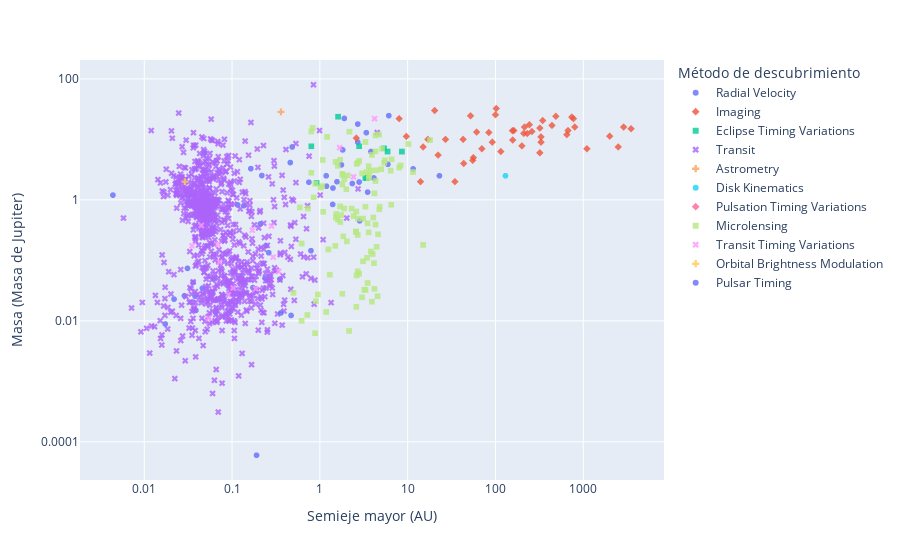

Notebook cell for this chart:
### Code cell
import plotly.express as px

fig = px.scatter(df, y = 'pl_massj', x = 'pl_orbsmax', color = 'discoverymethod', symbol = 'discoverymethod', opacity = 0.8, hover_name = 'pl_name', hover_data = {'pl_massj': True, 'pl_orbsmax' : True, 'discoverymethod': True, 'pl_name': False}, labels = {'discoverymethod': 'Método de descubrimiento'  , 'pl_massj': 'Masa', 'pl_orbsmax' : 'Semieje mayor', 'Radial Velocity' : })
fig.update_xaxes(type="log", title = 'Semieje mayor (AU)')
fig.update_yaxes(type="log", title = 'Masa (Masa de Jupiter)', tickvals = [0.0001, 0.01, 1, 100], ticktext = ['0.0001', '0.01', '1', '100'], tickmode = 'array')
fig.show()

### Figure 1 — Plotly figure (JSON) as saved in the notebook; plotly's stock layout.template omitted (floating-point values rounded to 4 significant figures; data arrays with more than 128 entries replaced by an {"elided": "..."} marker saying what was removed)
{"data": [{"customdata": {"elided": "858x2 str values"}, "hovertemplate": "<b>%{hovertext}</b><br><br>Método de descubrimiento=%{customdata[0]}<br>Semieje mayor=%{x}<br>Masa=%{y}<extra></extra>", "hovertext": {"elided": "858 str values"}, "legendgroup": "Radial Velocity", "marker": {"color": "#636efa", "opacity": 0.8, "symbol": "circle"}, "mode": "markers", "name": "Radial Velocity", "showlegend": true, "type": "scattergl", "x": {"elided": "858 float values"}, "xaxis": "x", "y": {"elided": "858 float values"}, "yaxis": "y"}, {"customdata": [["Imaging", "1RXS J160929.1-210524 b"], ["Imaging", "2MASS J01033563-5515561 AB b"], ["Imaging", "2MASS J01225093-2439505 b"], ["Imaging", "2MASS J02192210-3925225 b"], ["Imaging", "2MASS J04414489+2301513 b"], ["Imaging", "2MASS J12073346-3932539 b"], ["Imaging", "2MASS J21402931+1625183 A b"], ["Imaging", "2MASS J22362452+4751425 b"], ["Imaging", "51 Eri b"], ["Imaging", "AB Pic b"], ["Imaging", "CFBDSIR J145829+101343 b"], ["Imaging", "CFHTWIR-Oph 98 b"], ["Imaging", "CHXR 73 b"], ["Imaging", "CT Cha b"], ["Imaging", "DH Tau b"], ["Imaging", "FU Tau b"], ["Imaging", "GJ 504 b"], ["Imaging", "GQ Lup b"], ["Imaging", "GSC 06214-00210 b"], ["Imaging", "GU Psc b"], ["Imaging", "HD 106906 b"], ["Imaging", "HD 203030 b"], ["Imaging", "HD 95086 b"], ["Imaging", "HIP 65426 b"], ["Imaging", "HIP 78530 b"], ["Imaging", "HIP 79098 AB b"], ["Imaging", "HN Peg b"], ["Imaging", "HR 2562 b"], ["Imaging", "HR 8799 b"], ["Imaging", "HR 8799 c"], ["Imaging", "HR 8799 d"], ["Imaging", "HR 8799 e"], ["Imaging", "Oph 11 b"], ["Imaging", "PDS 70 b"], ["Imaging", "PDS 70 c"], ["Imaging", "ROXs 12 b"], ["Imaging", "ROXs 42 B b"], ["Imaging", "Ross 458 c"], ["Imaging", "SR 12 AB c"], ["Imaging", "TYC 8998-760-1 b"], ["Imaging", "TYC 8998-760-1 c"], ["Imaging", "USco CTIO 108 b"], ["Imaging", "USco1556 b"], ["Imaging", "USco1621 b"], ["Imaging", "VHS J125601.92-125723.9 b"], ["Imaging", "WD 0806-661 b"], ["Imaging", "WISEP J121756.91+162640.2 A b"], ["Imaging", "YSES 2 b"], ["Imaging", "bet Pic b"], ["Imaging", "kap And b"]], "hovertemplate": "<b>%{hovertext}</b><br><br>Método de descubrimiento=%{customdata[0]}<br>Semieje mayor=%{x}<br>Masa=%{y}<extra></extra>", "hovertext": ["1RXS J160929.1-210524 b", "2MASS J01033563-5515561 AB b", "2MASS J01225093-2439505 b", "2MASS J02192210-3925225 b", "2MASS J04414489+2301513 b", "2MASS J12073346-3932539 b", "2MASS J21402931+1625183 A b", "2MASS J22362452+4751425 b", "51 Eri b", "AB Pic b", "CFBDSIR J145829+101343 b", "CFHTWIR-Oph 98 b", "CHXR 73 b", "CT Cha b", "DH Tau b", "FU Tau b", "GJ 504 b", "GQ Lup b", "GSC 06214-00210 b", "GU Psc b", "HD 106906 b", "HD 203030 b", "HD 95086 b", "HIP 65426 b", "HIP 78530 b", "HIP 79098 AB b", "HN Peg b", "HR 2562 b", "HR 8799 b", "HR 8799 c", "HR 8799 d", "HR 8799 e", "Oph 11 b", "PDS 70 b", "PDS 70 c", "ROXs 12 b", "ROXs 42 B b", "Ross 458 c", "SR 12 AB c", "TYC 8998-760-1 b", "TYC 8998-760-1 c", "USco CTIO 108 b", "USco1556 b", "USco1621 b", "VHS J125601.92-125723.9 b", "WD 0806-661 b", "WISEP J121756.91+162640.2 A b", "YSES 2 b", "bet Pic b", "kap And b"], "legendgroup": "Imaging", "marker": {"color": "#EF553B", "opacity": 0.8, "symbol": "diamond"}, "mode": "markers", "name": "Imaging", "showlegend": true, "type": "scattergl", "x": [330, 84, 52, 156, 15, 55, null, 230, 14, 260, 2.6, 200, 210, 440, 330, 800, 43.5, 100, 320, 2000, 650, 487.1, 56, 92, 740, 345, 773, 20.3, 70, 42.81, 26.97, 16.99, 243, 22.2, 34.5, 214, 157, 1100, null, 162, 320, 670, 3500, 2880, 102, 2500, 8, 115, 9.66, 61], "xaxis": "x", "y": [9, 13, 24.5, 13.9, 7.5, 4.5, 20.95, 12.5, 2, 13.5, 10.5, 7.8, 12.57, 17, 11, 16, 4, 25.5, 15.38, 11.3, 11.97, 24.09, 5, 9, 23.35, 20.5, 22.0, 30, 7, 10, 10, 10, 17.5, 5.5, 2, 16, 9.75, 7, 13, 14, 6, 14, 15, 16, 32.43, 7.5, 22, 6.3, 11.18, 13.21], "yaxis": "y"}, {"customdata": [["Eclipse Timing Variations", "2MASS J19383260+4603591 b"], ["Eclipse Timing Variations", "DE CVn b"], ["Eclipse Timing Variations", "DP Leo b"], ["Eclipse Timing Variations", "HW Vir b"], ["Eclipse Timing Variations", "KIC 5095269 b"], ["Eclipse Timing Variations", "MXB 1658-298 b"], ["Eclipse Timing Variations", "NN Ser c"], ["Eclipse Timing Variations", "NN Ser d"], ["Eclipse Timing Variations", "NSVS 14256825 b"], ["Eclipse Timing Variations", "NY Vir b"], ["Eclipse Timing Variations", "NY Vir c"], ["Eclipse Timing Variations", "RR Cae b"], ["Eclipse Timing Variations", "UZ For b"], ["Eclipse Timing Variations", "UZ For c"]], "hovertemplate": "<b>%{hovertext}</b><br><br>Método de descubrimiento=%{customdata[0]}<br>Semieje mayor=%{x}<br>Masa=%{y}<extra></extra>", "hovertext": ["2MASS J19383260+4603591 b", "DE CVn b", "DP Leo b", "HW Vir b", "KIC 5095269 b", "MXB 1658-298 b", "NN Ser c", "NN Ser d", "NSVS 14256825 b", "NY Vir b", "NY Vir c", "RR Cae b", "UZ For b", "UZ For c"], "legendgroup": "Eclipse Timing Variations", "marker": {"color": "#00cc96", "opacity": 0.8, "symbol": "square"}, "mode": "markers", "name": "Eclipse Timing Variations", "showlegend": true, "type": "scattergl", "x": [0.92, 5.75, 8.6, 4.69, 0.8, 1.613, 5.38, 3.43, 3.12, 3.3, null, 5.3, 5.9, 2.8], "xaxis": "x", "y": [1.9, null, 6.28, null, 7.693, 23.7, 7.12, 2.29, null, 2.3, null, null, 6.3, 7.7], "yaxis": "y"}, {"customdata": {"elided": "3337x2 str values"}, "hovertemplate": "<b>%{hovertext}</b><br><br>Método de descubrimiento=%{customdata[0]}<br>Semieje mayor=%{x}<br>Masa=%{y}<extra></extra>", "hovertext": {"elided": "3337 str values"}, "legendgroup": "Transit", "marker": {"color": "#ab63fa", "opacity": 0.8, "symbol": "x"}, "mode": "markers", "name": "Transit", "showlegend": true, "type": "scattergl", "x": {"elided": "3337 float values"}, "xaxis": "x", "y": {"elided": "3337 float values"}, "yaxis": "y"}, {"customdata": [["Astrometry", "DENIS-P J082303.1-491201 b"]], "hovertemplate": "<b>%{hovertext}</b><br><br>Método de descubrimiento=%{customdata[0]}<br>Semieje mayor=%{x}<br>Masa=%{y}<extra></extra>", "hovertext": ["DENIS-P J082303.1-491201 b"], "legendgroup": "Astrometry", "marker": {"color": "#FFA15A", "opacity": 0.8, "symbol": "cross"}, "mode": "markers", "name": "Astrometry", "showlegend": true, "type": "scattergl", "x": [0.36], "xaxis": "x", "y": [28.5], "yaxis": "y"}, {"customdata": [["Disk Kinematics", "HD 97048 b"]], "hovertemplate": "<b>%{hovertext}</b><br><br>Método de descubrimiento=%{customdata[0]}<br>Semieje mayor=%{x}<br>Masa=%{y}<extra></extra>", "hovertext": ["HD 97048 b"], "legendgroup": "Disk Kinematics", "marker": {"color": "#19d3f3", "opacity": 0.8, "symbol": "circle"}, "mode": "markers", "name": "Disk Kinematics", "showlegend": true, "type": "scattergl", "x": [130], "xaxis": "x", "y": [2.5], "yaxis": "y"}, {"customdata": [["Pulsation Timing Variations", "KIC 7917485 b"], ["Pulsation Timing Variations", "V0391 Peg b"]], "hovertemplate": "<b>%{hovertext}</b><br><br>Método de descubrimiento=%{customdata[0]}<br>Semieje mayor=%{x}<br>Masa=%{y}<extra></extra>", "hovertext": ["KIC 7917485 b", "V0391 Peg b"], "legendgroup": "Pulsation Timing Variations", "marker": {"color": "#FF6692", "opacity": 0.8, "symbol": "diamond"}, "mode": "markers", "name": "Pulsation Timing Variations", "showlegend": true, "type": "scattergl", "x": [null, 1.7], "xaxis": "x", "y": [null, null], "yaxis": "y"}, {"customdata": {"elided": "108x2 str values"}, "hovertemplate": "<b>%{hovertext}</b><br><br>Método de descubrimiento=%{customdata[0]}<br>Semieje mayor=%{x}<br>Masa=%{y}<extra></extra>", "hovertext": ["KMT-2016-BLG-0212L b", "KMT-2016-BLG-1107L b", "KMT-2016-BLG-1397L b", "KMT-2016-BLG-1820L b", "KMT-2016-BLG-1836L b", "KMT-2016-BLG-2142L b", "KMT-2016-BLG-2364L b", "KMT-2016-BLG-2397L b", "KMT-2017-BLG-0165L b", "KMT-2017-BLG-1038L b", "KMT-2017-BLG-1146L b", "KMT-2018-BLG-0029L b", "KMT-2018-BLG-0748L b", "KMT-2018-BLG-1292L b", "KMT-2018-BLG-1990L b", "KMT-2019-BLG-0842L b", "KMT-2019-BLG-1339L b", "KMT-2019-BLG-1953L b", "MOA-2007-BLG-192L b", "MOA-2007-BLG-400L b", "MOA-2008-BLG-310L b", "MOA-2008-BLG-379L b", "MOA-2009-BLG-266L b", "MOA-2009-BLG-319L b", "MOA-2009-BLG-387L b", "MOA-2010-BLG-073L b", "MOA-2010-BLG-117L b", "MOA-2010-BLG-328L b", "MOA-2010-BLG-353L b", "MOA-2010-BLG-477L b", "MOA-2011-BLG-028L b", "MOA-2011-BLG-262L b", "MOA-2011-BLG-291L b", "MOA-2011-BLG-293L b", "MOA-2011-BLG-322L b", "MOA-2012-BLG-006L b", "MOA-2012-BLG-505L b", "MOA-2013-BLG-220L b", "MOA-2013-BLG-605L b", "MOA-2015-BLG-337L b", "MOA-2016-BLG-227L b", "MOA-2016-BLG-319L b", "MOA-bin-1L b", "MOA-bin-29 b", "OGLE-2003-BLG-235L b", "OGLE-2005-BLG-071L b", "OGLE-2005-BLG-169L b", "OGLE-2005-BLG-390L b", "OGLE-2006-BLG-109L b", "OGLE-2006-BLG-109L c", "OGLE-2007-BLG-349L AB c", "OGLE-2007-BLG-368L b", "OGLE-2008-BLG-092L b", "OGLE-2008-BLG-355L b", "OGLE-2011-BLG-0173L b", "OGLE-2011-BLG-0251L b", "OGLE-2011-BLG-0265L b", "OGLE-2012-BLG-0026L b", "OGLE-2012-BLG-0026L c", "OGLE-2012-BLG-0358L b", "OGLE-2012-BLG-0406L b", "OGLE-2012-BLG-0563L b", "OGLE-2012-BLG-0724L b", "OGLE-2012-BLG-0838L b", "OGLE-2012-BLG-0950L b", "OGLE-2013-BLG-0102L b", "OGLE-2013-BLG-0132L b", "OGLE-2013-BLG-0341L B b", "OGLE-2013-BLG-0911L b", "OGLE-2013-BLG-1721L b", "OGLE-2013-BLG-1761L b", "OGLE-2014-BLG-0124L b", "OGLE-2014-BLG-0676L b", "OGLE-2014-BLG-1722L b", "OGLE-2014-BLG-1722L c", "OGLE-2014-BLG-1760L b", "OGLE-2015-BLG-0051L b", "OGLE-2015-BLG-0954L b", "OGLE-2015-BLG-0966L b", "OGLE-2015-BLG-1649L b", "OGLE-2015-BLG-1670L b", "OGLE-2015-BLG-1771L b", "OGLE-2016-BLG-0263L b", "OGLE-2016-BLG-0613L AB b", "OGLE-2016-BLG-1067L b", "OGLE-2016-BLG-1190L b", "OGLE-2016-BLG-1195L b", "OGLE-2016-BLG-1227L b", "OGLE-2017-BLG-0173L b", "OGLE-2017-BLG-0373L b", "OGLE-2017-BLG-0406L b", "OGLE-2017-BLG-0482L b", "OGLE-2017-BLG-0604L b", "OGLE-2017-BLG-1049L b", "OGLE-2017-BLG-1140L b", "OGLE-2017-BLG-1375L b", "OGLE-2017-BLG-1434L b", "OGLE-2017-BLG-1522L b", "OGLE-2018-BLG-0596L b", "OGLE-2018-BLG-0677L b", "OGLE-2018-BLG-0740L b", "OGLE-2018-BLG-1011L b", "OGLE-2018-BLG-1011L c", "OGLE-2018-BLG-1269L b", "OGLE-2018-BLG-1428L b", "OGLE-2018-BLG-1700L b", "TCP J05074264+2447555 b", "UKIRT-2017-BLG-001L b"], "legendgroup": "Microlensing", "marker": {"color": "#B6E880", "opacity": 0.8, "symbol": "square"}, "mode": "markers", "name": "Microlensing", "showlegend": true, "type": "scattergl", "x": [5.5, 1.065, 5.1, 1.08, 3.6, 0.83, 2.63, 3.64, 3.45, 1.9, 1.7, 4.54, 0.62, 6.56, 1.521, 3.31, 4.3, null, 0.62, 6.5, 1.25, 2.7, 3.2, 2.03, 1.8, 1.21, 2.42, 3.8, 1.85, 2, 4.14, 0.95, 1.3, 3.4, 4.3, 10.2, 0.9, 3.03, 4.18, 3.3, 1.51, 1.09, 8.3, 1.54, 4.3, 3.6, 3.5, 2.6, 2.3, 4.6, 2.59, 2.8, 15, 1.7, 8, 2.72, 1.89, 4, 4.8, 0.89, 3.8, 4.3, 1.6, 4.43, 3.1, 0.8, 3.6, 0.883, 17.98, 2.6, 1.8, 3.11, 4.4, 1.5, 2.7, 1.75, 0.73, 1.6, 2.7, 2.07, 2.62, 0.85, 5.4, 6.4, 1.71, 2.17, 2.15, 11.5, 3.913, 2.575, 3.5, 1.8, 4.06, 3.92, 1.02, 4.72, 1.18, 0.59, 3.02, 0.72, 5, 1.8, 0.8, 4.75, 3.3, 2.8, 0.5, 4.18], "xaxis": "x", "y": [4.518, 1.686, 7, 4.57, 2.286, 15.49, 3.93, 2.525, 0.11, 2.2, 0.78, 0.0256, 0.19, 4.685, 0.511, 0.03234, 6.355, 0.64, 0.01, 0.83, 0.1518, 4.1, 0.0327, 0.206, 2.6, 11, 0.54, 0.1399, 0.25, 1.5, 0.09, 0.02725, 0.058, 2.88, 11.6, 8.4, 0.0211, 2.74, 0.03388, 9.053, 4.25, 0.635, 3.7, 0.5833, 2.05, 3.6, 0.0423, 0.017, 0.7185, 0.27, 0.3, 0.06, 0.18, 4.6, 3.417, 0.49, 0.72, 0.1275, 0.77, 1.853, 3.043, 0.39, 0.47, 0.167, 0.09658, 13.5, 0.29, 0.00626, 9.715, 0.64, 2.7, 0.49, 3.09, 0.1735, 0.2625, 0.56, 0.72, 3.65, 0.066, 2.54, 0.0563, 1.104, 4.1, 3.045, 0.43, 13.38, 0.0068, 2.885, 0.02077, 0.295, 0.41, 0.028, 0.51, 5.53, 1.605, 12.01, 0.014, 0.75, 0.02447, 0.0125, 3.217, 1.8, 2.8, 0.7, 0.77, 4.4, 0.029, 1.28], "yaxis": "y"}, {"customdata": [["Transit Timing Variations", "Kepler-122 f"], ["Transit Timing Variations", "Kepler-160 d"], ["Transit Timing Variations", "Kepler-19 c"], ["Transit Timing Variations", "Kepler-338 e"], ["Transit Timing Variations", "Kepler-37 e"], ["Transit Timing Variations", "Kepler-411 e"], ["Transit Timing Variations", "Kepler-414 b"], ["Transit Timing Variations", "Kepler-414 c"], ["Transit Timing Variations", "Kepler-415 b"], ["Transit Timing Variations", "Kepler-415 c"], ["Transit Timing Variations", "Kepler-416 b"], ["Transit Timing Variations", "Kepler-416 c"], ["Transit Timing Variations", "Kepler-417 b"], ["Transit Timing Variations", "Kepler-417 c"], ["Transit Timing Variations", "Kepler-419 c"], ["Transit Timing Variations", "Kepler-448 c"], ["Transit Timing Variations", "Kepler-46 c"], ["Transit Timing Variations", "Kepler-539 c"], ["Transit Timing Variations", "Kepler-82 f"], ["Transit Timing Variations", "WASP-126 c"], ["Transit Timing Variations", "WASP-18 c"]], "hovertemplate": "<b>%{hovertext}</b><br><br>Método de descubrimiento=%{customdata[0]}<br>Semieje mayor=%{x}<br>Masa=%{y}<extra></extra>", "hovertext": ["Kepler-122 f", "Kepler-160 d", "Kepler-19 c", "Kepler-338 e", "Kepler-37 e", "Kepler-411 e", "Kepler-414 b", "Kepler-414 c", "Kepler-415 b", "Kepler-415 c", "Kepler-416 b", "Kepler-416 c", "Kepler-417 b", "Kepler-417 c", "Kepler-419 c", "Kepler-448 c", "Kepler-46 c", "Kepler-539 c", "Kepler-82 f", "WASP-126 c", "WASP-18 c"], "legendgroup": "Transit Timing Variations", "marker": {"color": "#FF97FF", "opacity": 0.8, "symbol": "x"}, "mode": "markers", "name": "Transit Timing Variations", "showlegend": true, "type": "scattergl", "x": [0.294, 0.17, null, 0.0906, 0.246, 0.186, 0.054, 0.072, 0.0446, 0.0727, 0.069, 0.107, 0.103, 0.122, 1.68, 4.2, 0.2811, 2.42, 0.3395, null, 0.035], "xaxis": "x", "y": [0.113, 0.3146, 3.021, 0.027, null, 0.03398, 0.011, 0.094, 0.377, null, 0.183, null, 0.035, null, 7.3, 22, 0.369, 2.4, 0.06576, 0.202, 0.1737], "yaxis": "y"}, {"customdata": [["Orbital Brightness Modulation", "Kepler-76 b"]], "hovertemplate": "<b>%{hovertext}</b><br><br>Método de descubrimiento=%{customdata[0]}<br>Semieje mayor=%{x}<br>Masa=%{y}<extra></extra>", "hovertext": ["Kepler-76 b"], "legendgroup": "Orbital Brightness Modulation", "marker": {"color": "#FECB52", "opacity": 0.8, "symbol": "cross"}, "mode": "markers", "name": "Orbital Brightness Modulation", "showlegend": true, "type": "scattergl", "x": [0.029], "xaxis": "x", "y": [2.003], "yaxis": "y"}, {"customdata": [["Pulsar Timing", "PSR B0329+54 b"], ["Pulsar Timing", "PSR B1257+12 b"], ["Pulsar Timing", "PSR B1257+12 c"], ["Pulsar Timing", "PSR B1257+12 d"], ["Pulsar Timing", "PSR B1620-26 b"], ["Pulsar Timing", "PSR J1719-1438 b"], ["Pulsar Timing", "PSR J2322-2650 b"]], "hovertemplate": "<b>%{hovertext}</b><br><br>Método de descubrimiento=%{customdata[0]}<br>Semieje mayor=%{x}<br>Masa=%{y}<extra></extra>", "hovertext": ["PSR B0329+54 b", "PSR B1257+12 b", "PSR B1257+12 c", "PSR B1257+12 d", "PSR B1620-26 b", "PSR J1719-1438 b", "PSR J2322-2650 b"], "legendgroup": "Pulsar Timing", "marker": {"color": "#636efa", "opacity": 0.8, "symbol": "circle"}, "mode": "markers", "name": "Pulsar Timing", "showlegend": true, "type": "scattergl", "x": [10.26, 0.19, 0.36, 0.47, 23, 0.0044, 0.0102], "xaxis": "x", "y": [null, 6e-05, 0.01353, 0.01227, 2.5, 1.2, null], "yaxis": "y"}], "layout": {"autosize": true, "legend": {"title": {"text": "Método de descubrimiento"}, "tracegroupgap": 0}, "margin": {"t": 60}, "xaxis": {"anchor": "y", "autorange": true, "domain": [0, 1], "range": [-2.721, 3.909], "title": {"text": "Semieje mayor (AU)"}, "type": "log"}, "yaxis": {"anchor": "x", "autorange": true, "domain": [0, 1], "range": [-4.696, 2.377], "tickmode": "array", "ticktext": ["0.0001", "0.01", "1", "100"], "tickvals": [0.0001, 0.01, 1, 100], "title": {"text": "Masa (Masa de Jupiter)"}, "type": "log"}}}
